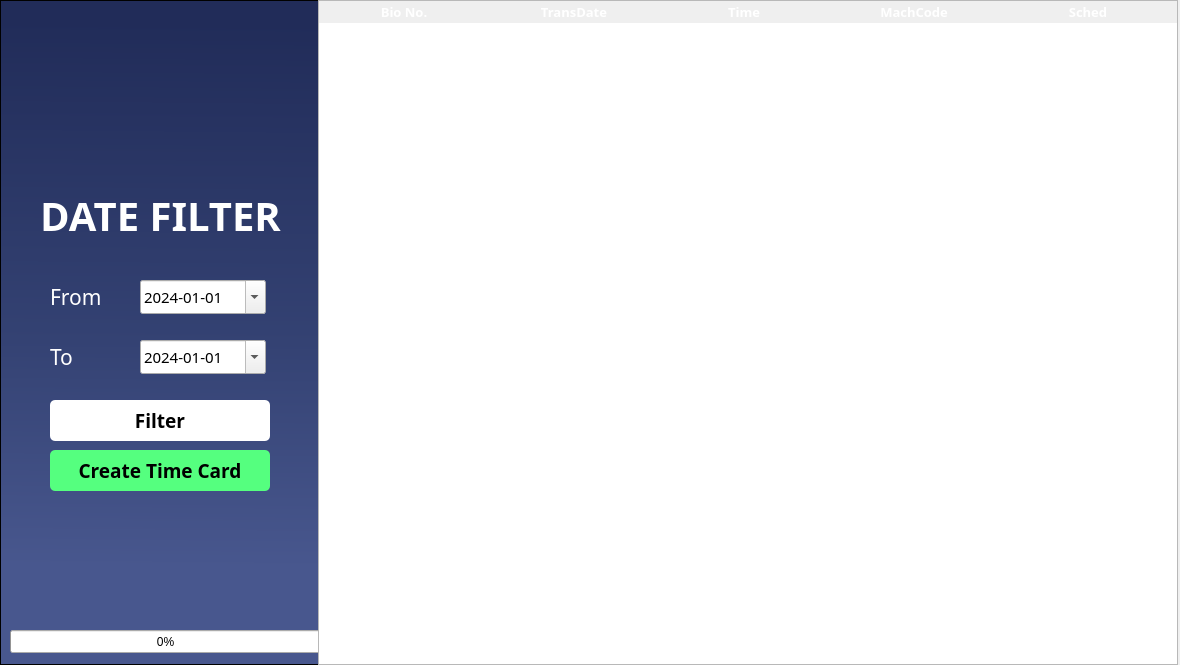
<?xml version="1.0" encoding="UTF-8"?>
<ui version="4.0">
 <class>timeLog</class>
 <widget class="QMainWindow" name="timeLog">
  <property name="geometry">
   <rect>
    <x>0</x>
    <y>0</y>
    <width>1180</width>
    <height>665</height>
   </rect>
  </property>
  <property name="windowTitle">
   <string>MainWindow</string>
  </property>
  <widget class="QWidget" name="centralwidget">
   <widget class="QFrame" name="sideBar">
    <property name="geometry">
     <rect>
      <x>0</x>
      <y>0</y>
      <width>319</width>
      <height>665</height>
     </rect>
    </property>
    <property name="font">
     <font>
      <family>Poppins</family>
      <weight>75</weight>
      <bold>true</bold>
     </font>
    </property>
    <property name="styleSheet">
     <string notr="true">#sideBar{
	background-color: qlineargradient(spread:pad, x1:0.508, y1:0.0340909, x2:0.503051, y2:1, stop:0 rgba(33, 44, 89, 255), stop:0.497175 rgba(52, 66, 115, 255), stop:0.847458 rgba(72, 87, 142, 255))
}

#lblFilter, #fromLabel, #toLabel{
color: white;
}

#btnFilter{
background-color: white;
border-radius: 5px;
}


QCalendarWidget {
    background-color: white; /* Background color of the calendar */
    border: 1px solid #ccc; /* Border around the calendar */
    selection-background-color: #3498db; /* Background color of selected dates */
    selection-color: white; /* Text color of selected dates */
}

QCalendarWidget QToolButton {
    height: 30px; /* Height of navigation buttons */
    width: 70px; /* Width of navigation buttons */
    color: black; /* Text color of navigation buttons */
    font-size: 14px; /* Font size of navigation buttons */
    font-family: &quot;Poppins SemiBold&quot;; /* Font family of navigation buttons */
    background-color: transparent; /* Background color of navigation buttons */
    border: none; /* Remove button borders */
    padding: 5px; /* Padding inside buttons */
}

QCalendarWidget QAbstractItemView QWidget {
    color: black; /* Text color of the date text */
    font-size: 12px; /* Font size of the date text */
    font-family: &quot;Poppins SemiBold&quot;; /* Font family of the date text */
    background-color: transparent; /* Transparent background */
    border: none; /* No border */
}

QCalendarWidget QAbstractItemView:disabled {
    color: #808080; /* Disabled text color */
}

</string>
    </property>
    <property name="frameShape">
     <enum>QFrame::StyledPanel</enum>
    </property>
    <property name="frameShadow">
     <enum>QFrame::Raised</enum>
    </property>
    <widget class="QLabel" name="lblFilter">
     <property name="geometry">
      <rect>
       <x>20</x>
       <y>190</y>
       <width>281</width>
       <height>51</height>
      </rect>
     </property>
     <property name="font">
      <font>
       <family>Poppins</family>
       <pointsize>30</pointsize>
       <weight>75</weight>
       <bold>true</bold>
      </font>
     </property>
     <property name="text">
      <string>DATE FILTER</string>
     </property>
     <property name="alignment">
      <set>Qt::AlignCenter</set>
     </property>
    </widget>
    <widget class="QLabel" name="fromLabel">
     <property name="geometry">
      <rect>
       <x>50</x>
       <y>280</y>
       <width>71</width>
       <height>34</height>
      </rect>
     </property>
     <property name="font">
      <font>
       <family>Poppins</family>
       <pointsize>16</pointsize>
      </font>
     </property>
     <property name="text">
      <string>From</string>
     </property>
    </widget>
    <widget class="QDateEdit" name="dateStart">
     <property name="geometry">
      <rect>
       <x>140</x>
       <y>280</y>
       <width>126</width>
       <height>34</height>
      </rect>
     </property>
     <property name="font">
      <font>
       <family>Poppins</family>
       <pointsize>11</pointsize>
      </font>
     </property>
     <property name="styleSheet">
      <string notr="true">color: black;</string>
     </property>
     <property name="dateTime">
      <datetime>
       <hour>0</hour>
       <minute>0</minute>
       <second>0</second>
       <year>2024</year>
       <month>1</month>
       <day>1</day>
      </datetime>
     </property>
     <property name="displayFormat">
      <string>yyyy-MM-dd</string>
     </property>
     <property name="calendarPopup">
      <bool>true</bool>
     </property>
    </widget>
    <widget class="QLabel" name="toLabel">
     <property name="geometry">
      <rect>
       <x>50</x>
       <y>340</y>
       <width>71</width>
       <height>34</height>
      </rect>
     </property>
     <property name="font">
      <font>
       <family>Poppins</family>
       <pointsize>16</pointsize>
      </font>
     </property>
     <property name="text">
      <string>To</string>
     </property>
    </widget>
    <widget class="QDateEdit" name="dateEnd">
     <property name="geometry">
      <rect>
       <x>140</x>
       <y>340</y>
       <width>126</width>
       <height>34</height>
      </rect>
     </property>
     <property name="font">
      <font>
       <family>Poppins</family>
       <pointsize>11</pointsize>
       <weight>50</weight>
       <bold>false</bold>
      </font>
     </property>
     <property name="styleSheet">
      <string notr="true">color: black;</string>
     </property>
     <property name="dateTime">
      <datetime>
       <hour>0</hour>
       <minute>0</minute>
       <second>0</second>
       <year>2024</year>
       <month>1</month>
       <day>1</day>
      </datetime>
     </property>
     <property name="displayFormat">
      <string>yyyy-MM-dd</string>
     </property>
     <property name="calendarPopup">
      <bool>true</bool>
     </property>
    </widget>
    <widget class="QPushButton" name="btnFilter">
     <property name="geometry">
      <rect>
       <x>50</x>
       <y>400</y>
       <width>220</width>
       <height>41</height>
      </rect>
     </property>
     <property name="font">
      <font>
       <family>Poppins</family>
       <pointsize>14</pointsize>
       <weight>75</weight>
       <bold>true</bold>
      </font>
     </property>
     <property name="cursor">
      <cursorShape>PointingHandCursor</cursorShape>
     </property>
     <property name="styleSheet">
      <string notr="true"/>
     </property>
     <property name="text">
      <string>Filter</string>
     </property>
     <property name="iconSize">
      <size>
       <width>22</width>
       <height>22</height>
      </size>
     </property>
    </widget>
    <widget class="QPushButton" name="btnCard">
     <property name="geometry">
      <rect>
       <x>50</x>
       <y>450</y>
       <width>220</width>
       <height>41</height>
      </rect>
     </property>
     <property name="font">
      <font>
       <family>Poppins</family>
       <pointsize>14</pointsize>
       <weight>75</weight>
       <bold>true</bold>
      </font>
     </property>
     <property name="cursor">
      <cursorShape>PointingHandCursor</cursorShape>
     </property>
     <property name="styleSheet">
      <string notr="true">background-color: rgb(85, 255, 127);
border-radius: 5px;</string>
     </property>
     <property name="text">
      <string>Create Time Card</string>
     </property>
     <property name="iconSize">
      <size>
       <width>22</width>
       <height>22</height>
      </size>
     </property>
    </widget>
    <widget class="QProgressBar" name="progressBar">
     <property name="geometry">
      <rect>
       <x>10</x>
       <y>630</y>
       <width>311</width>
       <height>23</height>
      </rect>
     </property>
     <property name="value">
      <number>0</number>
     </property>
    </widget>
   </widget>
   <widget class="QTableWidget" name="employeeListTable">
    <property name="geometry">
     <rect>
      <x>318</x>
      <y>0</y>
      <width>860</width>
      <height>665</height>
     </rect>
    </property>
    <property name="sizePolicy">
     <sizepolicy hsizetype="Fixed" vsizetype="Fixed">
      <horstretch>0</horstretch>
      <verstretch>0</verstretch>
     </sizepolicy>
    </property>
    <property name="font">
     <font>
      <family>Poppins SemiBold</family>
      <pointsize>10</pointsize>
      <weight>75</weight>
      <bold>true</bold>
     </font>
    </property>
    <property name="focusPolicy">
     <enum>Qt::ClickFocus</enum>
    </property>
    <property name="contextMenuPolicy">
     <enum>Qt::DefaultContextMenu</enum>
    </property>
    <property name="styleSheet">
     <string notr="true">/* Header Design */

QHeaderView::section {
	font-family: Poppins;
	font-weight: bold;
	font-size: 13px;
	color: white;
	background-color: &quot;#344273&quot;;
	border: none;
}

/* Style for the selected row */
QTableView::item:selected:active {
	 selection-background-color: &quot;#9DADDF&quot;;
}

/* Style for the alternate row */
QTableWidget {
	alternate-background-color: &quot;#DDDDDD&quot;;
}</string>
    </property>
    <property name="horizontalScrollBarPolicy">
     <enum>Qt::ScrollBarAlwaysOff</enum>
    </property>
    <property name="sizeAdjustPolicy">
     <enum>QAbstractScrollArea::AdjustIgnored</enum>
    </property>
    <property name="editTriggers">
     <set>QAbstractItemView::NoEditTriggers</set>
    </property>
    <property name="tabKeyNavigation">
     <bool>false</bool>
    </property>
    <property name="showDropIndicator" stdset="0">
     <bool>false</bool>
    </property>
    <property name="dragDropOverwriteMode">
     <bool>false</bool>
    </property>
    <property name="alternatingRowColors">
     <bool>true</bool>
    </property>
    <property name="selectionMode">
     <enum>QAbstractItemView::SingleSelection</enum>
    </property>
    <property name="selectionBehavior">
     <enum>QAbstractItemView::SelectRows</enum>
    </property>
    <property name="textElideMode">
     <enum>Qt::ElideRight</enum>
    </property>
    <property name="showGrid">
     <bool>false</bool>
    </property>
    <property name="gridStyle">
     <enum>Qt::SolidLine</enum>
    </property>
    <property name="cornerButtonEnabled">
     <bool>false</bool>
    </property>
    <attribute name="horizontalHeaderVisible">
     <bool>true</bool>
    </attribute>
    <attribute name="horizontalHeaderCascadingSectionResizes">
     <bool>true</bool>
    </attribute>
    <attribute name="horizontalHeaderMinimumSectionSize">
     <number>50</number>
    </attribute>
    <attribute name="horizontalHeaderDefaultSectionSize">
     <number>170</number>
    </attribute>
    <attribute name="horizontalHeaderHighlightSections">
     <bool>true</bool>
    </attribute>
    <attribute name="horizontalHeaderShowSortIndicator" stdset="0">
     <bool>false</bool>
    </attribute>
    <attribute name="horizontalHeaderStretchLastSection">
     <bool>true</bool>
    </attribute>
    <attribute name="verticalHeaderVisible">
     <bool>false</bool>
    </attribute>
    <attribute name="verticalHeaderHighlightSections">
     <bool>false</bool>
    </attribute>
    <column>
     <property name="text">
      <string>Bio No.</string>
     </property>
    </column>
    <column>
     <property name="text">
      <string>TransDate</string>
     </property>
    </column>
    <column>
     <property name="text">
      <string>Time</string>
     </property>
    </column>
    <column>
     <property name="text">
      <string>MachCode</string>
     </property>
    </column>
    <column>
     <property name="text">
      <string>Sched</string>
     </property>
    </column>
   </widget>
  </widget>
 </widget>
 <resources/>
 <connections/>
</ui>
